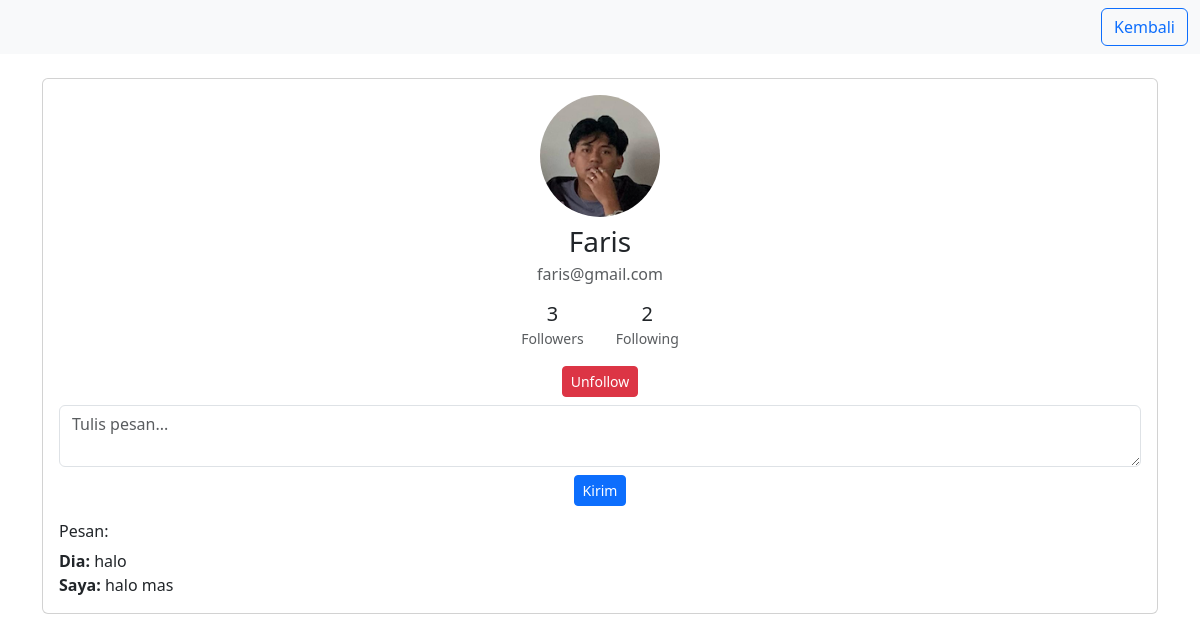
The page /profile.php?id=5 (signed in) on the database its author committed.
### tables this page shows
CREATE TABLE `users` (
  `id` int(11) NOT NULL,
  `name` varchar(100) NOT NULL,
  `username` varchar(50) NOT NULL,
  `email` varchar(100) NOT NULL,
  `photo` varchar(255) DEFAULT NULL,
  `password` varchar(255) NOT NULL,
  `full_name` varchar(100) DEFAULT NULL,
  `profile_picture` varchar(255) DEFAULT NULL,
  `bio` text DEFAULT NULL,
  `created_at` datetime DEFAULT current_timestamp(),
  `birthdate` date DEFAULT NULL,
  `work` varchar(255) DEFAULT NULL,
  `address` varchar(255) DEFAULT NULL,
  `last_active` datetime DEFAULT current_timestamp()
);

CREATE TABLE `messages` (
  `id` int(11) NOT NULL,
  `sender_id` int(11) NOT NULL,
  `receiver_id` int(11) NOT NULL,
  `message` text NOT NULL,
  `is_read` tinyint(1) DEFAULT 0,
  `sent_at` datetime DEFAULT current_timestamp(),
  `created_at` datetime DEFAULT current_timestamp(),
  `content` text DEFAULT NULL
);

### profile.php (the view, shortened to what this page needs)
<?php
require_once("config.php");
$profile_user_id = isset($_GET['id']) ? (int)$_GET['id'] : $_SESSION['user']['id'];
$stmt = $db->prepare("SELECT * FROM users WHERE id = ?");
$stmt->execute([$profile_user_id]);
$profile_user = $stmt->fetch();
$stmt = $db->prepare("SELECT * FROM followers WHERE user_id = ? AND follower_id = ?");
$stmt->execute([$profile_user_id, $_SESSION['user']['id']]);
$follow = $stmt->fetch();
$stmt = $db->prepare("SELECT COUNT(*) FROM followers WHERE user_id=? AND status='accepted'");
$stmt->execute([$profile_user_id]);
$followers_count = $stmt->fetchColumn();
$stmt = $db->prepare("SELECT COUNT(*) FROM followers WHERE follower_id=? AND status='accepted'");
$stmt->execute([$profile_user_id]);
$following_count = $stmt->fetchColumn();
?>
<!DOCTYPE html>
<html>
<head>
    <link rel="stylesheet" href="https://cdn.jsdelivr.net/npm/bootstrap@5.3.0/dist/css/bootstrap.min.css">
</head>
<body>
    <nav class="navbar navbar-light bg-light mb-4">
        <div class="container-fluid justify-content-end">
            <a href="timeline.php" class="btn btn-outline-primary">Kembali</a>
        </div>
    </nav>
    <div class="container mt-4">
        <div class="card mb-4">
            <div class="card-body text-center">
                <?php
                if (!empty($profile_user['photo']) && $profile_user['photo'] !== 'default.svg' && file_exists("img/uploads/" . $profile_user['photo'])) {
                    $photo_file = "img/uploads/" . $profile_user['photo'];
                } else {
                    $photo_file = "img/default.svg";
                }
                ?>
                <img src="<?php echo $photo_file ?>" width="120" class="rounded-circle mb-2"><br>
                <h3 class="mb-1"><?php echo htmlspecialchars($profile_user['name']); ?></h3>
                <p class="text-muted mb-3"><?php echo htmlspecialchars($profile_user['email']); ?></p>
                <div class="d-flex justify-content-center mb-3">
                    <div class="mx-3">
                        <h5 class="mb-0"><?php echo $followers_count; ?></h5>
                        <small class="text-muted">Followers</small>
                    </div>
                    <div class="mx-3">
                        <h5 class="mb-0"><?php echo $following_count; ?></h5>
                        <small class="text-muted">Following</small>
                    </div>
                </div>
                <?php if($profile_user_id != $_SESSION['user']['id']): ?>
                    <?php if(!$follow): ?>
                        <form method="post" style="display:inline">
                            <button name="follow" class="btn btn-primary btn-sm">Follow</button>
                        </form>
                    <?php elseif($follow['status'] == 'pending'): ?>
                        <button class="btn btn-warning btn-sm" disabled>Pending</button>
                    <?php elseif($follow['status'] == 'accepted'): ?>
                        <form method="post" style="display:inline">
                            <button name="unfollow" class="btn btn-danger btn-sm">Unfollow</button>
                        </form>
                        <form method="post" class="mt-2">
                            <textarea name="message" required class="form-control mb-2" placeholder="Tulis pesan..."></textarea>
                            <button name="send_message" class="btn btn-primary btn-sm">Kirim</button>
                        </form>
                        <div class="mt-3 text-start">
                            <h6>Pesan:</h6>
                            <?php
                            $stmt = $db->prepare("SELECT * FROM messages WHERE (sender_id=? AND receiver_id=?) OR (sender_id=? AND receiver_id=?) ORDER BY created_at ASC");
                            $stmt->execute([$_SESSION['user']['id'], $profile_user_id, $profile_user_id, $_SESSION['user']['id']]);
                            while($msg = $stmt->fetch()):
                                echo "<div><b>".($msg['sender_id']==$_SESSION['user']['id']?"Saya":"Dia").":</b> ".htmlspecialchars($msg['message'])."</div>";
                            endwhile;
                            ?>
                        </div>
                    <?php endif; ?>
                <?php endif; ?>
            </div>
        </div>
    </div>
</body>
</html>

### rows shown on the page
users: photo (picture), name "Faris", email "faris@gmail.com"
messages: shows "Dia", message "halo"
messages: shows "Saya", message "halo mas"

### other values the page prints
$followers_count "3"
$following_count "2"
